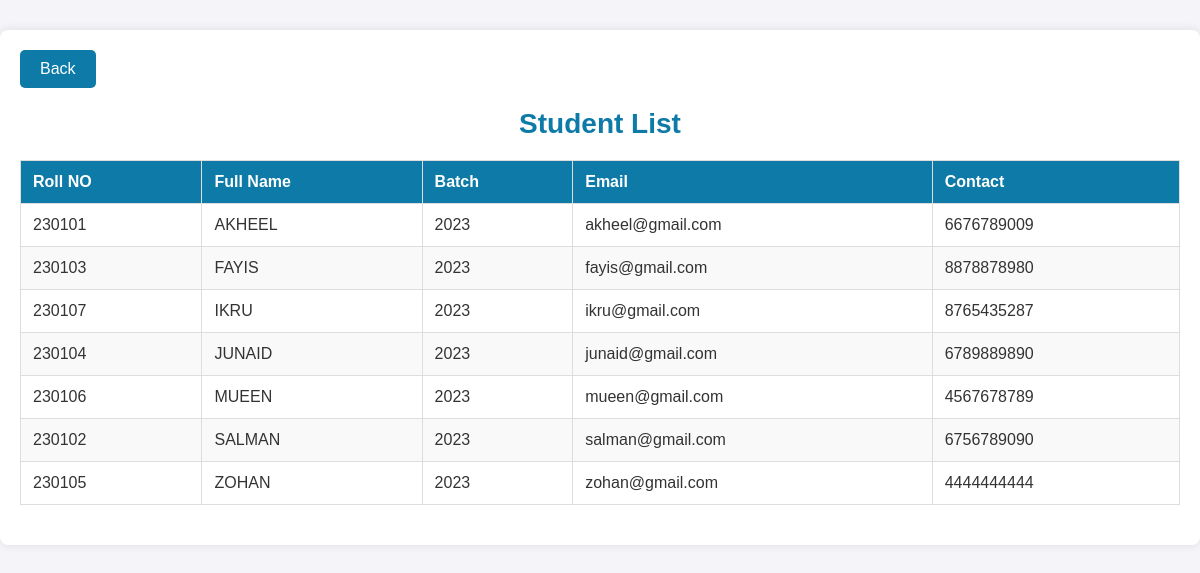
The app's page /faculty-dashboard/viewStudents.php?id=162 with its own data.
### tables this page shows
CREATE TABLE `users` (
  `USER_ID` int(11) NOT NULL,
  `USER_NAME` varchar(100) NOT NULL,
  `PASSWORDD` varchar(100) NOT NULL,
  `EMAIL` varchar(100) NOT NULL,
  `ROLEE` enum('ADMIN','TEACHERS','STUDENTS') NOT NULL,
  `STATUSS` enum('ACTIVE','INACTIVE') NOT NULL DEFAULT 'ACTIVE'
);

CREATE TABLE `students` (
  `STUDENT_ID` int(11) NOT NULL,
  `USER_ID` int(11) NOT NULL,
  `NAMEE` varchar(100) NOT NULL,
  `CLASS_NAME` varchar(100) NOT NULL,
  `PARENT_CONTACT` varchar(100) NOT NULL,
  `BATCH_ID` int(11) NOT NULL
);

CREATE TABLE `batches` (
  `BATCH_ID` int(11) NOT NULL,
  `BATCH` varchar(200) NOT NULL,
  `YEARR` int(11) NOT NULL,
  `CLASS` varchar(100) NOT NULL,
  `SEMESTER_1` int(11) NOT NULL DEFAULT 0,
  `SEMESTER_2` int(11) NOT NULL DEFAULT 0,
  `SEMESTER_3` int(11) NOT NULL DEFAULT 0,
  `SEMESTER_4` int(11) NOT NULL DEFAULT 0,
  `SEMESTER_5` int(11) NOT NULL DEFAULT 0,
  `SEMESTER_6` int(11) NOT NULL DEFAULT 0,
  `SEMESTER_7` int(11) NOT NULL DEFAULT 0,
  `SEMESTER_8` int(11) NOT NULL DEFAULT 0
);

### faculty-dashboard/viewStudents.php (the view, shortened to what this page needs)
<?php
    if($_SERVER['REQUEST_METHOD']=='GET'){
        $dbcon=mysqli_connect("localhost","root","","AMS");
        $r_id=$_GET['id'];
        $sql="SELECT * FROM routemap WHERE R_ID='$r_id'";
        $routemap=mysqli_query($dbcon,$sql);
        if($routemap){
            $routemap_row=mysqli_fetch_array($routemap);
            $sql="SELECT * FROM batches WHERE YEARR='$routemap_row[YEARR]' AND CLASS='$routemap_row[CLASS]'";
            $batch=mysqli_query($dbcon,$sql);
            if($batch){
                $batch_row=mysqli_fetch_array($batch);
                $batch_id=$batch_row['BATCH_ID'];
            }
        }
    }
?>
<!DOCTYPE html>
<html lang="en">
<head>
</head>
<body>
    <div class="container">
        <div class="back-button-container">
            <?php
                echo "<a href='facultyDashboard.php?tab=view-students' class='back-button'>Back</a>";
            ?>
        </div>
        <h1>Student List</h1>
        <table>
            <thead>
                <tr>
                    <th>Roll NO</th>
                    <th>Full Name</th>
                    <th>Batch</th>
                    <th>Email</th>
                    <th>Contact</th>
                </tr>
            </thead>
            <tbody>
                <?php
                    $sql="SELECT * FROM students WHERE BATCH_ID='$batch_id' order by NAMEE";
                    $data3=mysqli_query($dbcon,$sql);
                    if($data3){
                        $student_count=mysqli_num_rows($data3);
                        for($j=0;$j<$student_count;$j++){
                            $student=mysqli_fetch_array($data3);
                            $sql="SELECT * FROM users WHERE USER_ID='$student[USER_ID]'";
                            $data4=mysqli_query($dbcon,$sql);
                            $user=mysqli_fetch_array($data4);
                                echo"  <tr>
                                        <td>".$user['USER_NAME']."</td>
                                        <td>".$student['NAMEE']."</td>
                                        <td>".$batch_row['YEARR']."</td>
                                        <td>".$user['EMAIL']."</td>
                                        <td>".$student['PARENT_CONTACT']."</td>
                                    </tr>";
                        }
                    }
                ?>
            </tbody>
        </table>
    </div>
</body>
</html>

### faculty-dashboard/viewStudents.php (style rules this page uses)
body { font-family: 'Arial', sans-serif; margin: 0; padding: 0; background-color: #f4f4f9; color: #333; }
.container { max-width: 1200px; margin: 30px auto; padding: 20px; background-color: #fff; box-shadow: 0 0 10px rgba(0, 0, 0, 0.1); border-radius: 8px; }
.container h1 { font-size: 28px; margin-bottom: 20px; color: #0d7aa7; text-align: center; }
table { width: 100%; border-collapse: collapse; margin-bottom: 20px; }
table, th, td { border: 1px solid #ddd; }
th, td { padding: 12px; text-align: left; }
th { background-color: #0d7aa7; color: white; }
tr:nth-child(even) { background-color: #f9f9f9; }
.back-button { background-color: #0d7aa7; color: white; padding: 10px 20px; border: none; border-radius: 5px; cursor: pointer; font-size: 16px; transition: background-color 0.3s; display: inline-block; text-decoration:none; }
.back-button-container { text-align: left; margin-bottom: 20px; }

### records on screen
users: USER_NAME "230101", EMAIL "akheel@gmail.com"
students: NAMEE "AKHEEL", PARENT_CONTACT "6676789009"
batches: YEARR "2023"
users: USER_NAME "230103", EMAIL "fayis@gmail.com"
students: NAMEE "FAYIS", PARENT_CONTACT "8878878980"
users: USER_NAME "230107", EMAIL "ikru@gmail.com"
students: NAMEE "IKRU", PARENT_CONTACT "8765435287"
users: USER_NAME "230104", EMAIL "junaid@gmail.com"
students: NAMEE "JUNAID", PARENT_CONTACT "6789889890"
users: USER_NAME "230106", EMAIL "mueen@gmail.com"
students: NAMEE "MUEEN", PARENT_CONTACT "4567678789"
users: USER_NAME "230102", EMAIL "salman@gmail.com"
students: NAMEE "SALMAN", PARENT_CONTACT "6756789090"
users: USER_NAME "230105", EMAIL "zohan@gmail.com"
students: NAMEE "ZOHAN", PARENT_CONTACT "4444444444"
